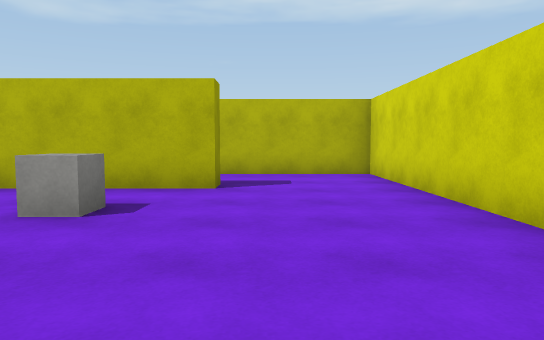
view 1 (above)

14 first-person views from a walk through a 3-D level made in the Unity game engine. The camera is 1.2 m above the floor, tilts 4° down and sees 70° across. The floor is counted in squares, 2 m on a side. Each view is taken from the middle of a square. On the plan, view 1 faces up. The plan holds only what a view shows up to about 11 squares ahead; the rest is blank. Surface patterns are stand-ins for the level's own textures.

view 2
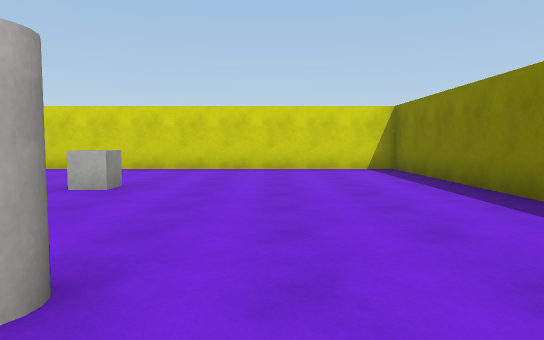

view 3
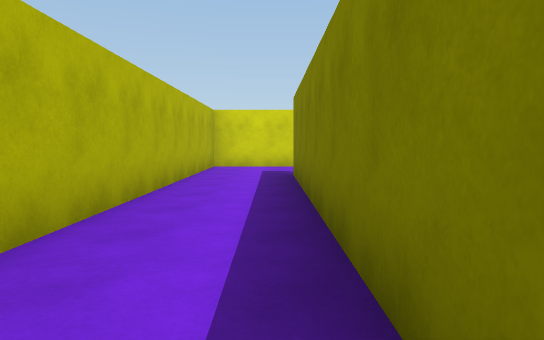

view 4
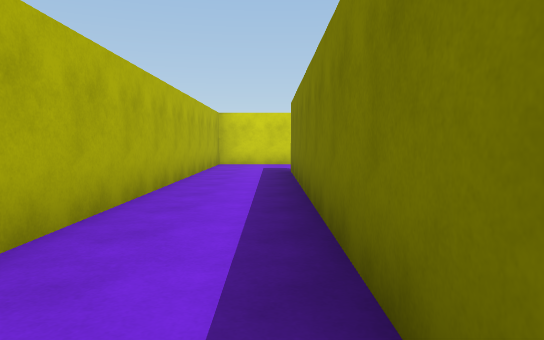

view 5
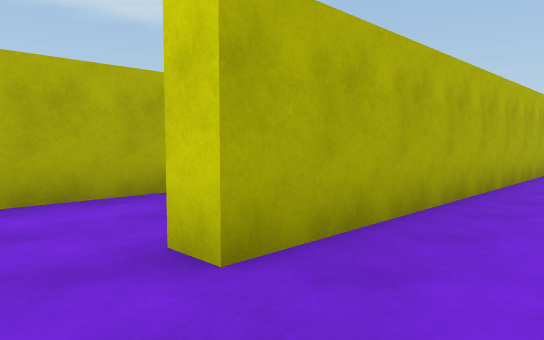

view 6
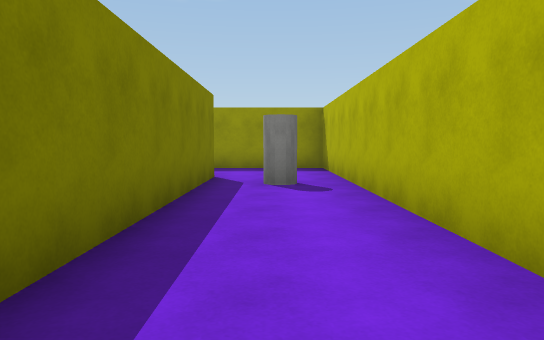

view 7
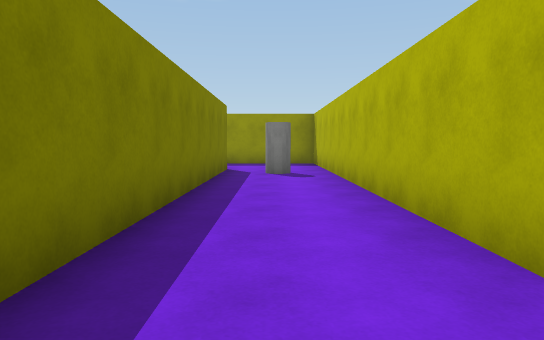

view 8
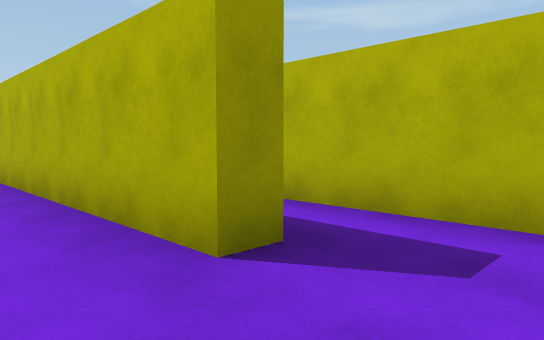

view 9
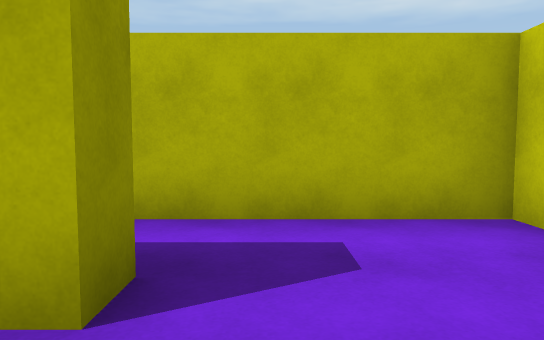

view 10
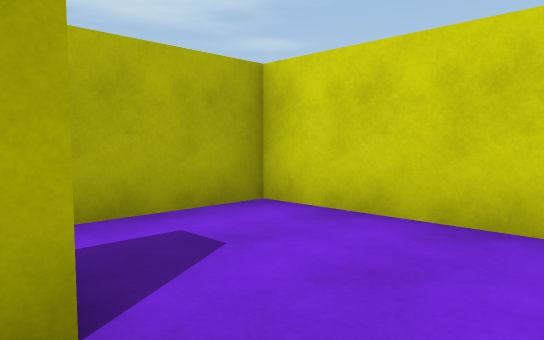

view 11
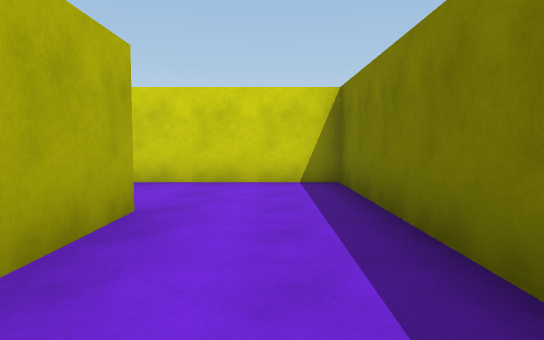

view 12
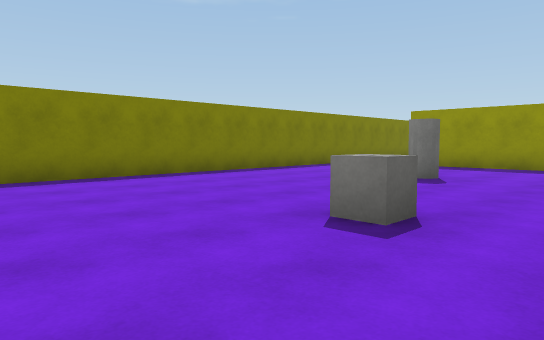

view 13
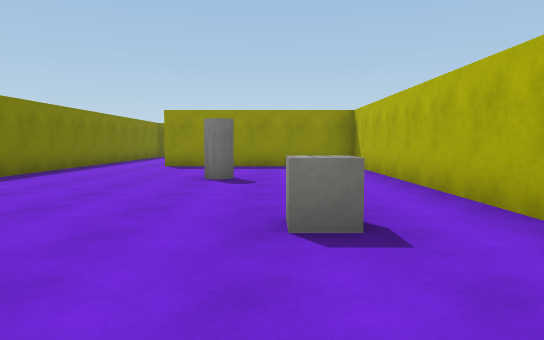

view 14
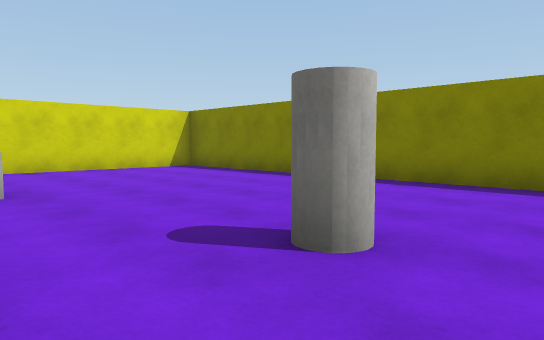

### Floor plan
Points are (right, up) in squares from view 1. A wall is a line through its corners. A room is listed if a view was taken in it or the views show most of it. See-through windows are left out.
Room 1 (views 1, 2, 13, 14)
walls: (-0.6, 5.1) (-9, 5.1) (-9, 0.2); (-10, -1.8) (1.9, -1.8) (1.9, 4.6)
ways out: opening at (0.5, 5) to room 2; opening at (-9, -0.5)
objects: cylinder (-6, 2); cube (-2, 3)
Room 2 (views 3, 4, 5, 12)
walls: (-0.6, 5.6) (-0.6, 5.1); (-8.5, 5.6) (-0.9, 5.6); (1.9, 4.6) (1.9, 7.5) (-7.9, 7.5) (-7.9, 8); (-10.3, 8.5) (-10.3, 7.6)
ways out: opening at (0.5, 5) to room 1; opening at (-8.5, 8) to room 3
Room 3 (views 6, 7, 8, 9, 10, 11)
walls: (-0.6, 10.7) (-0.6, 10.2) (-10.3, 10.2) (-10.3, 8.5); (-7.9, 8) (1.9, 8) (1.9, 12) (-1.9, 12)
ways out: opening at (-8.5, 8) to room 2
objects: cylinder (-7, 9)

Where each view was taken, in squares from view 1:
view 1: 0 up, 0 right, facing up
view 2: 1 up, 7 left, facing right
view 3: 6 up, 8 left, facing right
view 4: 6 up, 9 left, facing right
view 5: 6 up, 9 left, facing up-right
view 6: 9 up, 1 left, facing left
view 7: 9 up, 1 right, facing left
view 8: 9 up, 1 right, facing up-left
view 9: 9 up, 0 right, facing up
view 10: 9 up, 1 left, facing up-right
view 11: 9 up, 4 left, facing right
view 12: 5 up, 1 right, facing down-left
view 13: 3 up, 1 right, facing left
view 14: 4 up, 7 left, facing down-right
